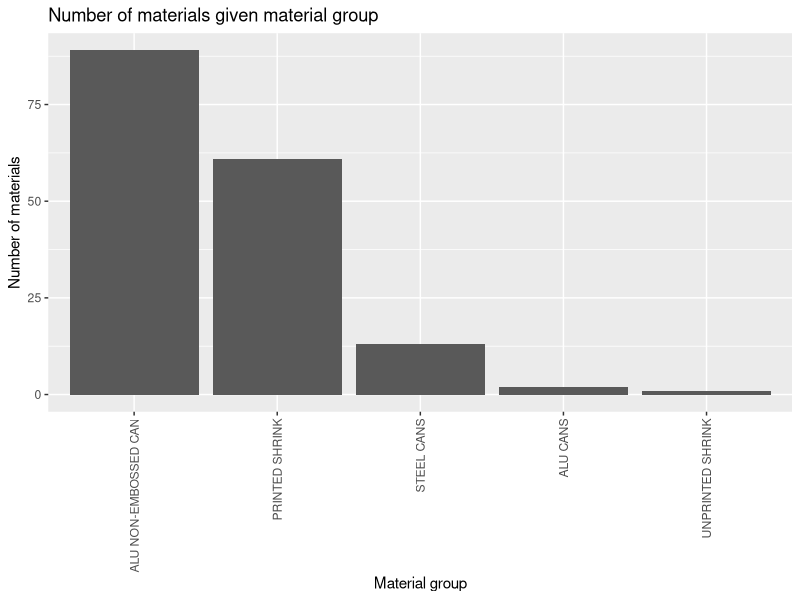
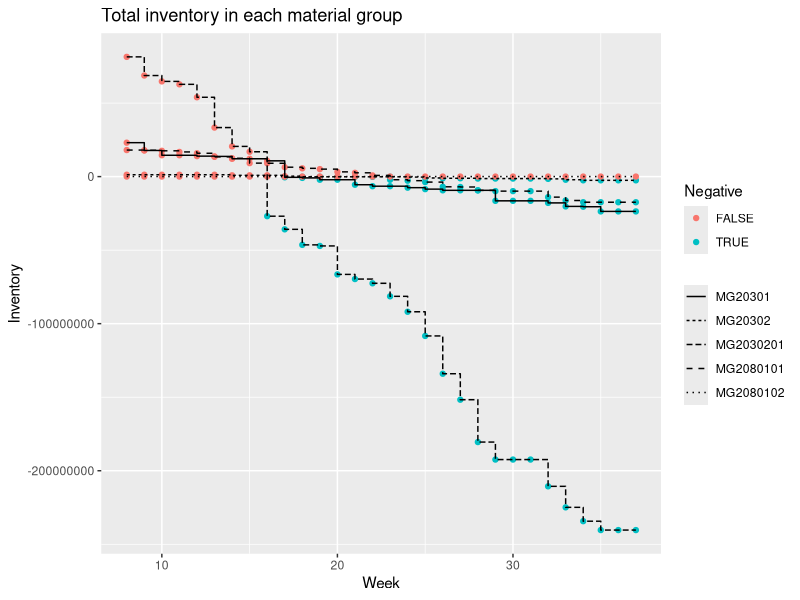
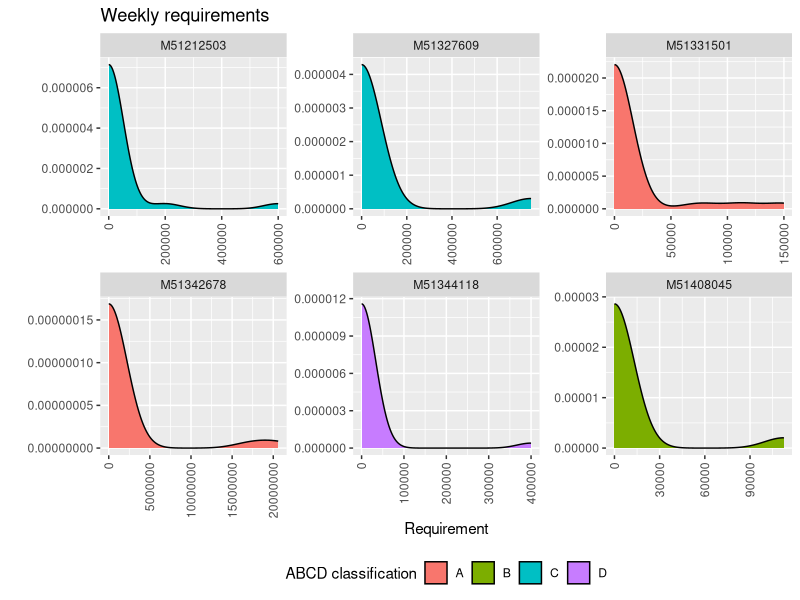
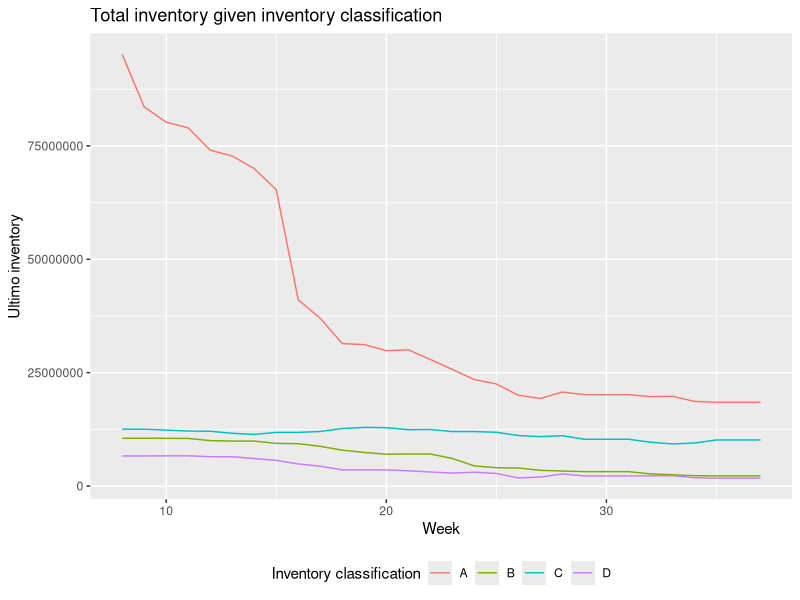
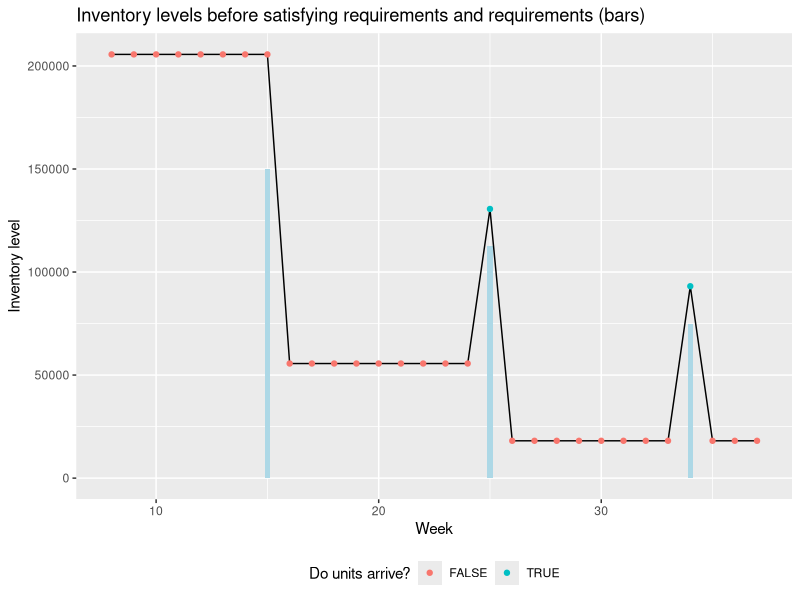

Source code (R) for these figures, in order:
## ---- chunk 1
knitr::opts_chunk$set(
  echo = TRUE, 
  out.width = "100%",
  eval = TRUE,
  message=FALSE)
options(width = 90, scipen = 10, digits = 2)

library(tidyverse)
a_ctr <- 1  # assignment counter
ctrA <- function() {
  a_ctr <<- a_ctr + 1
  q_ctr <<- 1
  return(str_c("Assignment ", a_ctr - 1))
}

q_ctr <- 1  # question counter
ctrQ <- function(reset = FALSE) {
  if (reset) q_ctr <<- 1
  q_ctr <<- q_ctr + 1
  return(str_c("Question ", q_ctr - 1, ""))
}

library(conflicted)
conflict_prefer("filter", "dplyr", quiet = TRUE)
conflict_prefer("select", "dplyr", quiet = TRUE)
conflict_prefer("lag", "dplyr", quiet = TRUE)
## ---- chunk 2
library(tidyverse)
dat <- read_csv("mrp.csv") 
## ---- chunk 3
# load packages
library(tidyverse)
library(skimr)
res <- dat |> 
   skim() |> 
   print()
## ---- chunk 4
res <- dat |> 
   group_by(supplier_id) |> 
   summarise(n = n_distinct(material_id)) |> 
   arrange(desc(n)) |> 
   print() 
## ---- chunk 5
res <- dat |> 
   group_by(material_id) |> 
   summarize(n = n_distinct(supplier_id)) |> 
   arrange(desc(n)) |> 
   print() 
## ---- chunk 6
dat <- dat |> 
   group_by(material_id, supplier_id) |> 
   mutate(
      inventory_ultimo = inventory_ini - cumsum(reqs)
   ) |> 
   print()
## ---- chunk 7
res1 <- dat |> 
   group_by(material_id, week) |> 
   summarise(reqs = sum(reqs), inventory_ultimo = sum(inventory_ultimo)) |> 
   print() 

res2 <- res1 |> 
   group_by(material_id) |> 
   summarise(shortage = any(inventory_ultimo < 0)) |> 
   summarise(n = sum(shortage)) |> 
   print()
## ---- chunk 8
dat_mat <- read_csv("materials.csv") 
## ---- chunk 9
res <- dat_mat |> 
   group_by(abcd) |> 
   summarise(n = n_distinct(material_id)) |> 
   print()
## ---- chunk 10
res <- dat_mat |> 
   group_by(material_group_id) |> 
   summarise(n = n_distinct(abcd)) |> 
   arrange(desc(n)) |> 
   print()
## ---- chunk 11
# Join datasets
dat <- dat %>% 
   left_join(dat_mat) 
   
res1 <- dat |> 
   group_by(material_group_id) |> 
   summarise(n = n_distinct(supplier_id), inv_max = max(inventory_ultimo), ) |> 
   arrange(desc(n)) |> 
   print()

# find the corresponding material for the maximum inventory
res2 <- dat %>%
   group_by(material_group_id) %>%
   filter(inventory_ultimo == max(inventory_ultimo, na.rm = TRUE)) %>%
   select(material_group_id, material_id) %>%
   distinct() |> 
   print()

# Merge the results to include the corresponding material
res <- res1 %>%
  left_join(res2) |> print()
## ---- chunk 12
library(tidyverse)
dat <- read_csv("mrp-joined.csv")
## ---- chunk 13
dat |>
   group_by(material_group_desc) |>
   summarize(n = n_distinct(material_id)) |>
   ggplot(aes(
      x = reorder(material_group_desc, -n),
      y = n
   )) +
   geom_col() +
   labs(
      title = "Number of materials given material group", 
      x = "Material group", y = "Number of materials"
   ) +
   theme(legend.position = "bottom",
         axis.text.x = element_text(angle = 90, vjust = 0.5, hjust=1)
   )
## ---- chunk 14
dat |> 
   group_by(week, material_group_id) |>
   summarise(inventory_ultimo = sum(inventory_ultimo)) |>
   mutate(negative = if_else(inventory_ultimo < 0, TRUE, FALSE)) |>
   arrange(desc(week)) |> 
   ggplot(aes(x = week, y = inventory_ultimo, linetype = material_group_id)) +
   geom_point(aes(color = negative)) + 
   geom_step() +
   labs(title = "Total inventory in each material group",
       x = "Week", y = "Inventory", linetype = NULL, color = "Negative") 
## ---- chunk 15
mat_ids <- c("M51212503", "M51327609", "M51331501", 
             "M51344118", "M51408045", "M51342678")
## ---- chunk 16
dat |> 
   filter(material_id %in% mat_ids) |> 
   ggplot(aes(x = reqs, fill = abcd)) +
   geom_density() + 
   facet_wrap(vars(material_id), scales = "free") +
   labs(title = "Weekly requirements",
       x = "Requirement", y = "", fill = "ABCD classification") +
   theme(legend.position = "bottom",
         axis.text.x = element_text(angle = 90, vjust = 0.5, hjust=1)
   )
## ---- chunk 17
dat <- read_csv(file = "mrp-w-arrivals.csv")
## ---- chunk 18
dat %>%
   group_by(abcd, week) %>%
   summarize(total_inventory = sum(inventory_ultimo)) |> 
   ggplot(aes(x = week, y = total_inventory, color = abcd)) +
   geom_line() +
   labs(title = "Total inventory given inventory classification",
       x = "Week", y = "Ultimo inventory", color = "Inventory classification") +
   theme(legend.position = "bottom")
## ---- chunk 19
mat_ids <- c("M51331501")
dat |> 
   filter(material_id %in% mat_ids) |> 
   ggplot(aes(x = week, y = inventory_primo + arrive_primo)) +
   geom_col(aes(y = reqs), width = 0.25, fill = "lightblue") +
   geom_line() + 
   geom_point(aes(color = arrive_primo > 0)) +
   labs(title = "Inventory levels before satisfying requirements and requirements (bars)",
       x = "Week", y = "Inventory level", color = "Do units arrive?") +
   theme(legend.position = "bottom")
